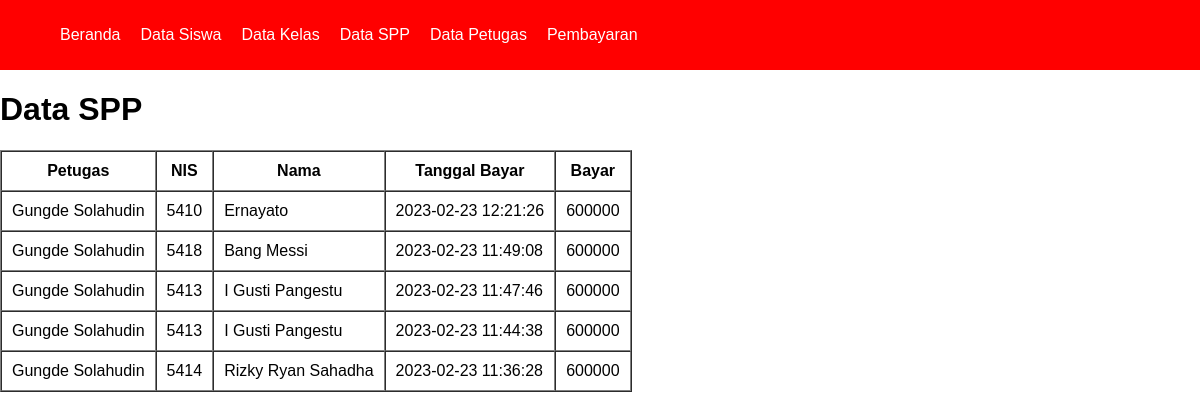
The app's page /spp/spp.php, older data.
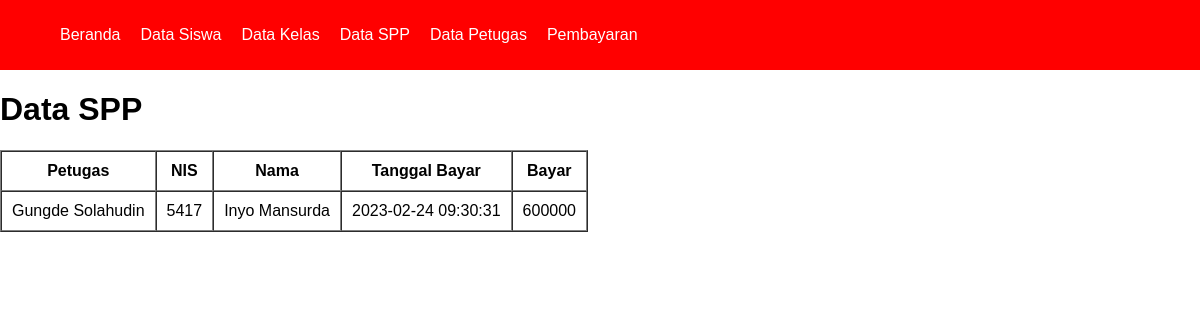
The same page, newer data.
### tables this page shows
CREATE TABLE `tb_spp` (
  `id_spp` int(11) NOT NULL,
  `nip` varchar(5) NOT NULL,
  `nis` int(11) NOT NULL,
  `tgl_bayar` datetime NOT NULL,
  `bayar` double NOT NULL
);

CREATE TABLE `tb_petugas` (
  `nip` varchar(5) NOT NULL,
  `nama_petugas` varchar(100) NOT NULL,
  `username` varchar(50) NOT NULL,
  `password` varchar(50) NOT NULL,
  `leveluser` varchar(50) NOT NULL,
  `no_telp` varchar(50) NOT NULL
);

CREATE TABLE `tb_siswa` (
  `nis` int(11) NOT NULL,
  `nama_siswa` varchar(100) NOT NULL,
  `password` varchar(10) NOT NULL,
  `id_kelas` varchar(10) NOT NULL,
  `jenis_kelamin` varchar(10) NOT NULL,
  `alamat` varchar(100) NOT NULL
);

### spp/functions_spp.php (called while the page is built)
<?php
    $conn = mysqli_connect("localhost", "root", "", "spp_db");
    function query($query){
        global $conn;
        $result = mysqli_query($conn, $query);
        $rows = [];
        while( $row = mysqli_fetch_assoc($result)) {
            $rows[] = $row;
        }
        return $rows;
    }
?>

### spp/spp.php (the view, shortened to what this page needs)
<?php
    require 'functions_spp.php';
    require '../views/template/navbar.php';
    $spp = query("SELECT * FROM tb_spp INNER JOIN tb_siswa USING (nis) INNER JOIN tb_petugas USING (nip) ORDER BY id_spp DESC")
?>
<!DOCTYPE html>
<html lang="en">
<head>
    <link rel="stylesheet" href="../CSS/style.css">
</head>
<body>
<h1>Data SPP</h1>
    <table border="1" cellspacing="0" cellpadding="10">
        <tr>
            <th>Petugas</th>
            <th>NIS</th>
            <th>Nama</th>
            <th>Tanggal Bayar</th>
            <th>Bayar</th>
        </tr>
        <?php foreach($spp as $row) : ?>
        <tr>
            <td><?= $row["nama_petugas"]; ?></td>
            <td><?= $row["nis"]; ?></td>
            <td><?= $row["nama_siswa"]; ?></td>
            <td><?= $row["tgl_bayar"] ?></td>
            <td><?= $row["bayar"]; ?></td>
        </tr>
        <?php endforeach; ?>
    </table>
</body>
</html>

Row changes from the older to the newer data that the page shows:
removed tb_spp: nip.nama_petugas "Gungde Solahudin", nis "5410", nis.nama_siswa "Ernayato", tgl_bayar "2023-02-23 12:21:26", bayar "600000"
removed tb_spp: nip.nama_petugas "Gungde Solahudin", nis "5418", nis.nama_siswa "Bang Messi", tgl_bayar "2023-02-23 11:49:08", bayar "600000"
removed tb_spp: nip.nama_petugas "Gungde Solahudin", nis "5413", nis.nama_siswa "I Gusti Pangestu", tgl_bayar "2023-02-23 11:47:46", bayar "600000"
removed tb_spp: nip.nama_petugas "Gungde Solahudin", nis "5413", nis.nama_siswa "I Gusti Pangestu", tgl_bayar "2023-02-23 11:44:38", bayar "600000"
removed tb_spp: nip.nama_petugas "Gungde Solahudin", nis "5414", nis.nama_siswa "Rizky Ryan Sahadha", tgl_bayar "2023-02-23 11:36:28", bayar "600000"
added tb_spp: nip.nama_petugas "Gungde Solahudin", nis "5417", nis.nama_siswa "Inyo Mansurda", tgl_bayar "2023-02-24 09:30:31", bayar "600000"
